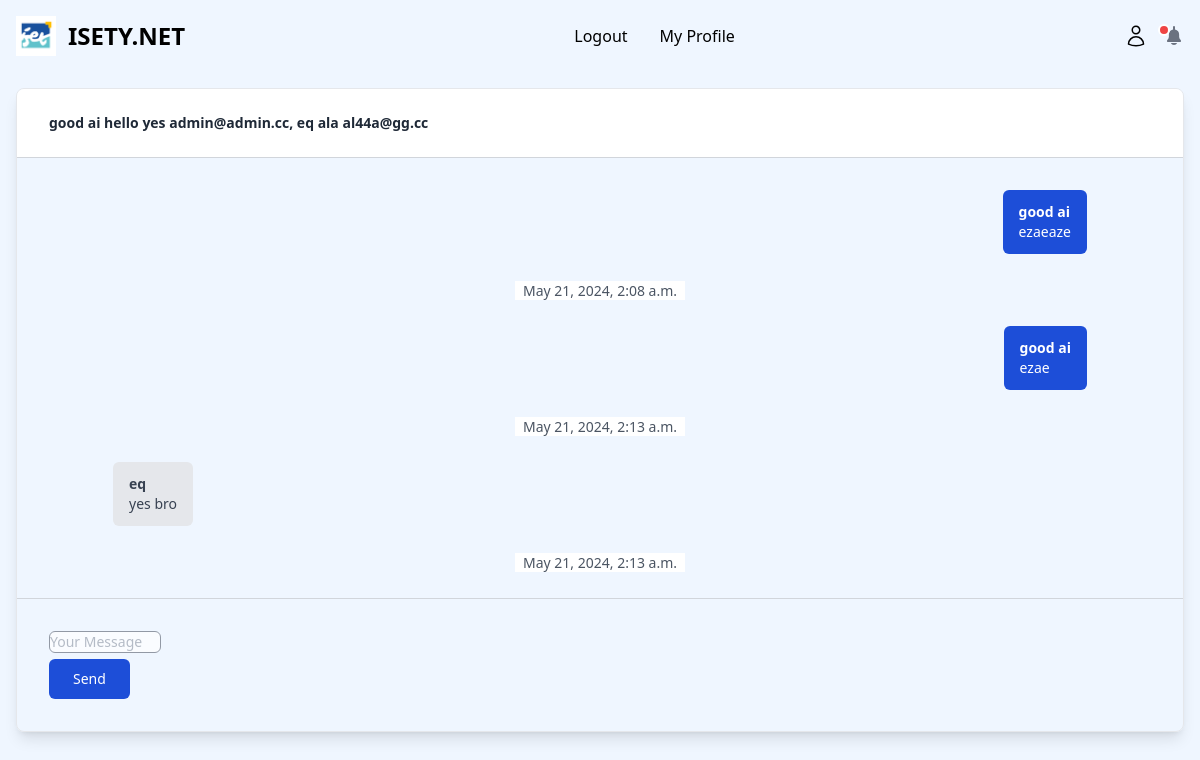
The app's page /conversation/1/ (signed in) with its own data.
### isety/models.py (models this page shows, shortened)
class Conversation(models.Model):
    participants = models.ManyToManyField(User, related_name='conversations')

class User(AbstractUser):
    username = None
    email = models.EmailField(_("email address"), unique=True)
    first_name = models.CharField(max_length=50)
    last_name = models.CharField(max_length=50)
    photo = models.ImageField(upload_to='user_photos', null=True, blank=True)
    telnum = models.CharField(max_length=8, default='00000000' ,null=True)
    friends = models.ManyToManyField("User", related_name='user_friends',blank=True)
    USERNAME_FIELD = "email"
    REQUIRED_FIELDS = []
    objects = CustomUserManager()
    def __str__(self):
        return f"{self.first_name} {self.last_name} {self.email}"

class Message(models.Model):
    conversation = models.ForeignKey(Conversation, on_delete=models.CASCADE, related_name='messages')
    sender = models.ForeignKey(User, on_delete=models.CASCADE)
    content = models.TextField()
    timestamp = models.DateTimeField(auto_now_add=True)

### isety/views.py (the view)
# urls.py: path('conversation/<int:conversation_id>/', views.conversation_detail, name='conversation_detail'),
@login_required
def conversation_detail(request, conversation_id):
    conversation = get_object_or_404(Conversation, id=conversation_id)
    messages = conversation.messages.all()
    if request.user not in conversation.participants.all():
        return redirect('poste_list')  # Redirect to wherever you want
    if request.method == 'POST':
        form = MessageForm(request.POST)
        if form.is_valid():
            sender = request.user
            content = form.cleaned_data['content']
            Message.objects.create(conversation=conversation, sender=sender, content=content)
            return redirect('conversation_detail', conversation_id=conversation_id)
    else:
        form = MessageForm()
    return render(request, 'conversation.html', {'conversation': conversation, 'messages': messages, 'form': form})

### isety/forms.py
class MessageForm(forms.ModelForm):
    content = forms.CharField(label='', widget=forms.Textarea(attrs={'rows': 3, 'placeholder': 'Type your message here...'}))
    class Meta:
        model = Message
        fields = ['content']

### isety/context_processors.py (called while the page is built)
def notifications(request):
    if request.user.is_authenticated:
        notifications = Notification.objects.filter(recipient=request.user, is_read=False).order_by('-timestamp')
        friend_requests = FriendRequest.objects.filter(to_user=request.user, is_accepted=False)
    else:
        notifications = []
        friend_requests = []
    return {'notifications': notifications, 'friend_requests': friend_requests}

### isety/templates/conversation.html (shortened to what this page needs)
{% extends "base.html" %}
{% block content %}
<div class="border rounded-lg overflow-hidden m-4 shadow-lg">
  <div class="sticky top-0 z-50 border-b border-gray-300 bg-white py-5 px-8 text-left text-sm text-gray-800">
    <h4 class="inline-block py-1 text-left font-sans font-semibold normal-case">{{ conversation.participants.all|join:", " }}</h4>
  </div>
  <div class="flex-grow px-8 pt-8 text-left text-gray-700">
    {% for message in conversation.messages.all %}
      <div class="relative mb-6 text-left">
        <div class="text-gray-700">
          {% if message.sender == request.user %}
            <div class="relative float-right mr-8 sm:mr-16 inline-block rounded-md bg-blue-700 py-3 px-4 text-white">
          {% else %}
            <div class="relative float-left ml-8 sm:ml-16 inline-block rounded-md bg-gray-200 py-3 px-4">
          {% endif %}
            <h4 class="text-sm font-semibold">{{ message.sender.first_name }}</h4>
            <p class="text-sm">{{ message.content }}</p>
          </div>
        </div>
      </div>
      <div class="relative mb-6 text-center">
        <span class="relative bg-white px-2 text-sm text-gray-600">{{ message.timestamp }}</span>
      </div>
    {% endfor %}
  </div>
  <div class="mt-4 flex items-start border-t border-gray-300 sm:p-8 py-4 text-left text-gray-700">
    <form method="post" action="{% url 'create_message' conversation.id %}">
      <textarea name="content" cols="1" rows="1" placeholder="Your Message" class="mr-4 overflow-hidden w-full flex-1 cursor-text resize-none rounded-md bg-white text-sm py-2 sm:py-0 font-normal text-gray-600 opacity-70 shadow-none outline-none focus:text-gray-600 focus:opacity-100"></textarea>
      <button type="submit" class="relative inline-flex h-10 w-auto flex-initial cursor-pointer items-center justify-center self-center rounded-md bg-blue-700 px-6 text-center align-middle text-sm font-medium text-white outline-none focus:ring-2">Send</button>
    </form>
  </div>
</div>
{% endblock content %}

### records on screen
Conversation: participants.all "good ai hello yes admin@admin.cc, eq ala al44a@gg.cc"
Message: sender.first_name "good ai", content "ezaeaze", timestamp "May 21, 2024, 2:08 a.m."
Message: sender.first_name "good ai", content "ezae", timestamp "May 21, 2024, 2:13 a.m."
Message: sender.first_name "eq", content "yes bro", timestamp "May 21, 2024, 2:13 a.m."
